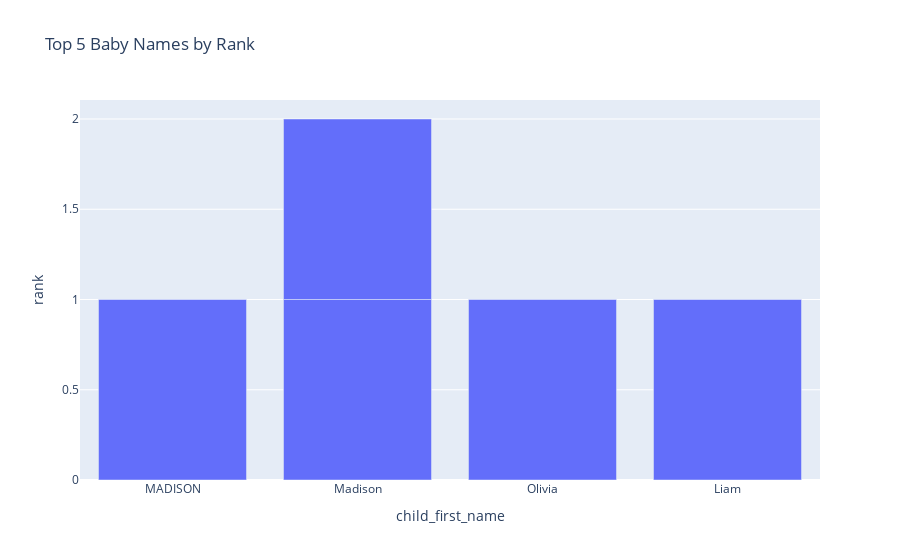
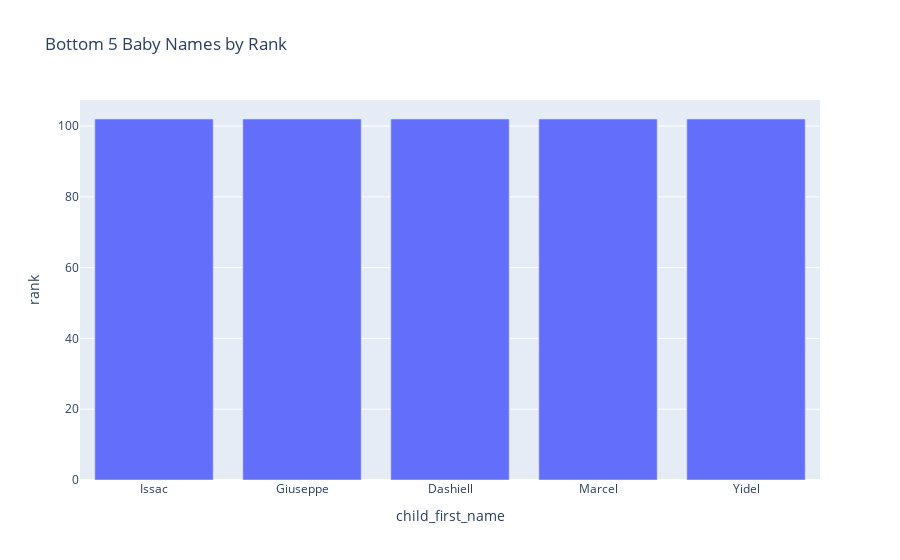

Notebook code cell kept with these figures, in order:
### Markdown cell above
### Code Description:
Sorts the DataFrame by 'rank' and selects the top 5 and bottom 5 names. Then, it creates separate bar plots to visualize the top and bottom 5 baby names by rank using Plotly Express.

### Code cell
top_names = df.sort_values(by='rank').head(5)
bottom_names = df.sort_values(by='rank').tail(5)

fig_top = px.bar(top_names, x="child_first_name", y="rank", title="Top 5 Baby Names by Rank")
fig_bottom = px.bar(bottom_names, x="child_first_name", y="rank", title="Bottom 5 Baby Names by Rank")

fig_top.show()
fig_bottom.show()

### Figure 1 — Plotly figure (JSON) as saved in the notebook; plotly's stock layout.template omitted (floating-point values rounded to 4 significant figures)
{"data": [{"alignmentgroup": "True", "hovertemplate": "child_first_name=%{x}<br>rank=%{y}<extra></extra>", "legendgroup": "", "marker": {"color": "#636efa", "pattern": {"shape": ""}}, "name": "", "offsetgroup": "", "orientation": "v", "showlegend": false, "textposition": "auto", "type": "bar", "x": ["MADISON", "Madison", "Olivia", "Madison", "Liam"], "xaxis": "x", "y": [1, 1, 1, 1, 1], "yaxis": "y"}], "layout": {"autosize": true, "barmode": "relative", "legend": {"tracegroupgap": 0}, "title": {"text": "Top 5 Baby Names by Rank"}, "xaxis": {"anchor": "y", "autorange": true, "domain": [0, 1], "range": [-0.5, 3.5], "title": {"text": "child_first_name"}, "type": "category"}, "yaxis": {"anchor": "x", "autorange": true, "domain": [0, 1], "range": [0, 2.105], "title": {"text": "rank"}, "type": "linear"}}}

### Figure 2 — Plotly figure (JSON) as saved in the notebook; plotly's stock layout.template omitted (floating-point values rounded to 4 significant figures)
{"data": [{"alignmentgroup": "True", "hovertemplate": "child_first_name=%{x}<br>rank=%{y}<extra></extra>", "legendgroup": "", "marker": {"color": "#636efa", "pattern": {"shape": ""}}, "name": "", "offsetgroup": "", "orientation": "v", "showlegend": false, "textposition": "auto", "type": "bar", "x": ["Issac", "Giuseppe", "Dashiell", "Marcel", "Yidel"], "xaxis": "x", "y": [102, 102, 102, 102, 102], "yaxis": "y"}], "layout": {"autosize": true, "barmode": "relative", "legend": {"tracegroupgap": 0}, "title": {"text": "Bottom 5 Baby Names by Rank"}, "xaxis": {"anchor": "y", "autorange": true, "domain": [0, 1], "range": [-0.5, 4.5], "title": {"text": "child_first_name"}, "type": "category"}, "yaxis": {"anchor": "x", "autorange": true, "domain": [0, 1], "range": [0, 107.4], "title": {"text": "rank"}, "type": "linear"}}}
